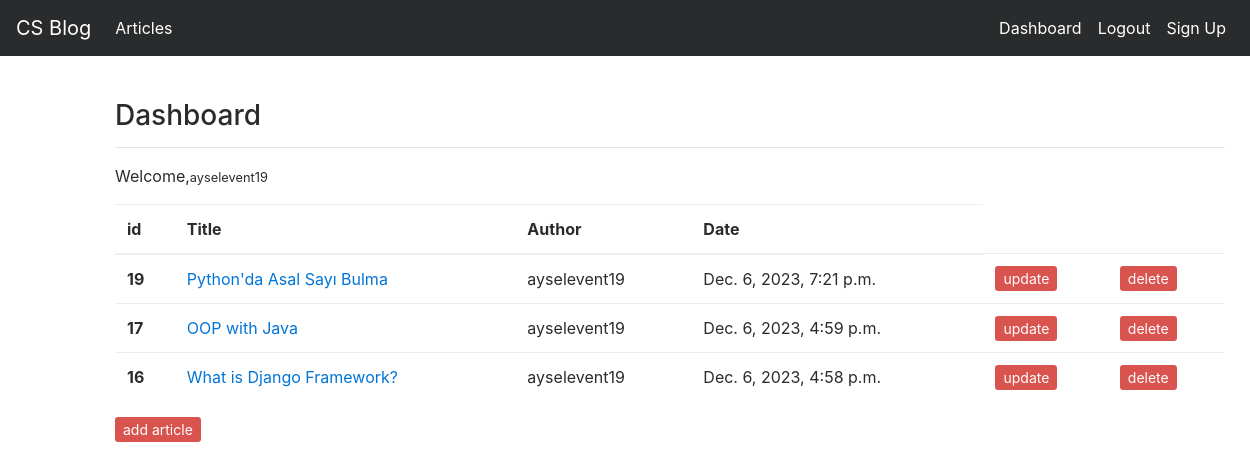
The app's page /articles/dashboard/ (signed in) with its own data.
### article/models.py (models this page shows, shortened)
class Article(models.Model):
    author = models.ForeignKey("auth.User", on_delete = models.CASCADE, verbose_name = "Author")
    title = models.CharField(max_length=50, verbose_name = "Title")
    content = RichTextField()
    created_date =models.DateTimeField(auto_now_add=True, verbose_name = "Created Date")
    article_image = models.FileField(blank=True,null=True,verbose_name="add img to article")
    class Meta:
        ordering = ['-created_date']

### article/views.py (the view)
# urls.py: path('dashboard/',views.dashboard, name="dashboard"),
@login_required(login_url="user:login")
def dashboard(request):
    articles = Article.objects.filter(author = request.user)
    context ={
        "articles":articles
    }
    return render(request,"dashboard.html",context)

### templates/dashboard.html
{% extends "layout.html" %}
{% block body %}
<h3>Dashboard</h3>
<hr>
<p>Welcome,<small>{{request.user.username}}</small></p>
{% if articles %}
<table class="table">
  <thead>
    <tr>
      <th scope="col">id</th>
      <th scope="col">Title</th>
      <th scope="col">Author</th>
      <th scope="col">Date</th>
    </tr>
  </thead>
  <tbody>
  {% for article in articles %}
      <tr>
      <th scope="row">{{article.id}}</th>
      <td><a href = "/articles/article/{{article.id}}">{{article.title}}</a></td>
      <td>{{article.author.username}}</td>
      <td>{{article.created_date}}</td>
      <td><a href = "/articles/update/{{article.id}}" class = "btn-sm btn-danger">update</a></td>
      <td><a href = "/articles/delete/{{article.id}}" class = "btn-sm btn-danger">delete</a></td>
    </tr>
  {% endfor %}
  </tbody>
</table>
{% else %}
<div class = "alert alert-danger">No articles added yet.</div>
{% endif %}
<a class = "btn-sm btn-danger" href= "/articles/addarticle">add article</a>
{% endblock body %}

### records on screen
Article: id "19", title "Python'da Asal Sayı Bulma", author.username "ayselevent19", created_date "Dec. 6, 2023, 7:21 p.m."
Article: id "17", title "OOP with Java", author.username "ayselevent19", created_date "Dec. 6, 2023, 4:59 p.m."
Article: id "16", title "What is Django Framework?", author.username "ayselevent19", created_date "Dec. 6, 2023, 4:58 p.m."

### other values on screen
{{ request.user.username }} "ayselevent19"
